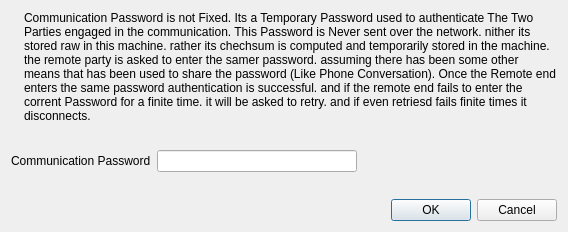
<?xml version="1.0" encoding="UTF-8"?>
<ui version="4.0">
 <class>ChallangeDialog</class>
 <widget class="QDialog" name="ChallangeDialog">
  <property name="geometry">
   <rect>
    <x>0</x>
    <y>0</y>
    <width>568</width>
    <height>232</height>
   </rect>
  </property>
  <property name="windowTitle">
   <string>Dialog</string>
  </property>
  <layout class="QVBoxLayout" name="verticalLayout">
   <item>
    <layout class="QHBoxLayout" name="horizontalLayout">
     <item>
      <widget class="QLabel" name="label">
       <property name="text">
        <string/>
       </property>
       <property name="textFormat">
        <enum>Qt::PlainText</enum>
       </property>
       <property name="pixmap">
        <pixmap resource="res.qrc">:/:/Security.png</pixmap>
       </property>
       <property name="wordWrap">
        <bool>true</bool>
       </property>
       <property name="textInteractionFlags">
        <set>Qt::NoTextInteraction</set>
       </property>
      </widget>
     </item>
     <item>
      <widget class="QLabel" name="label_2">
       <property name="text">
        <string>Communication Password is not Fixed. Its a Temporary Password used to authenticate The Two Parties engaged in the communication. This Password is Never sent over the network. nither its stored raw in this machine. rather its chechsum is computed and temporarily stored in the machine. the remote party is asked to enter the samer password. assuming there has been some other means that has been used to share the password (Like Phone Conversation). Once the Remote end enters the same password authentication is successful. and if the remote end fails to enter the corrent Password for a finite time. it will be asked to retry. and if even retriesd fails finite times it disconnects.</string>
       </property>
       <property name="wordWrap">
        <bool>true</bool>
       </property>
      </widget>
     </item>
    </layout>
   </item>
   <item>
    <spacer name="verticalSpacer">
     <property name="orientation">
      <enum>Qt::Vertical</enum>
     </property>
     <property name="sizeHint" stdset="0">
      <size>
       <width>20</width>
       <height>40</height>
      </size>
     </property>
    </spacer>
   </item>
   <item>
    <layout class="QHBoxLayout" name="horizontalLayout_2">
     <item>
      <widget class="QLabel" name="label_3">
       <property name="text">
        <string>Communication Password</string>
       </property>
      </widget>
     </item>
     <item>
      <widget class="QLineEdit" name="passBox"/>
     </item>
     <item>
      <spacer name="horizontalSpacer">
       <property name="orientation">
        <enum>Qt::Horizontal</enum>
       </property>
       <property name="sizeHint" stdset="0">
        <size>
         <width>40</width>
         <height>20</height>
        </size>
       </property>
      </spacer>
     </item>
    </layout>
   </item>
   <item>
    <spacer name="verticalSpacer_2">
     <property name="orientation">
      <enum>Qt::Vertical</enum>
     </property>
     <property name="sizeHint" stdset="0">
      <size>
       <width>20</width>
       <height>40</height>
      </size>
     </property>
    </spacer>
   </item>
   <item>
    <widget class="QDialogButtonBox" name="buttonBox">
     <property name="orientation">
      <enum>Qt::Horizontal</enum>
     </property>
     <property name="standardButtons">
      <set>QDialogButtonBox::Cancel|QDialogButtonBox::Ok</set>
     </property>
    </widget>
   </item>
  </layout>
 </widget>
 <resources>
  <include location="res.qrc"/>
 </resources>
 <connections>
  <connection>
   <sender>buttonBox</sender>
   <signal>accepted()</signal>
   <receiver>ChallangeDialog</receiver>
   <slot>accept()</slot>
   <hints>
    <hint type="sourcelabel">
     <x>248</x>
     <y>254</y>
    </hint>
    <hint type="destinationlabel">
     <x>157</x>
     <y>274</y>
    </hint>
   </hints>
  </connection>
  <connection>
   <sender>buttonBox</sender>
   <signal>rejected()</signal>
   <receiver>ChallangeDialog</receiver>
   <slot>reject()</slot>
   <hints>
    <hint type="sourcelabel">
     <x>316</x>
     <y>260</y>
    </hint>
    <hint type="destinationlabel">
     <x>286</x>
     <y>274</y>
    </hint>
   </hints>
  </connection>
 </connections>
</ui>
